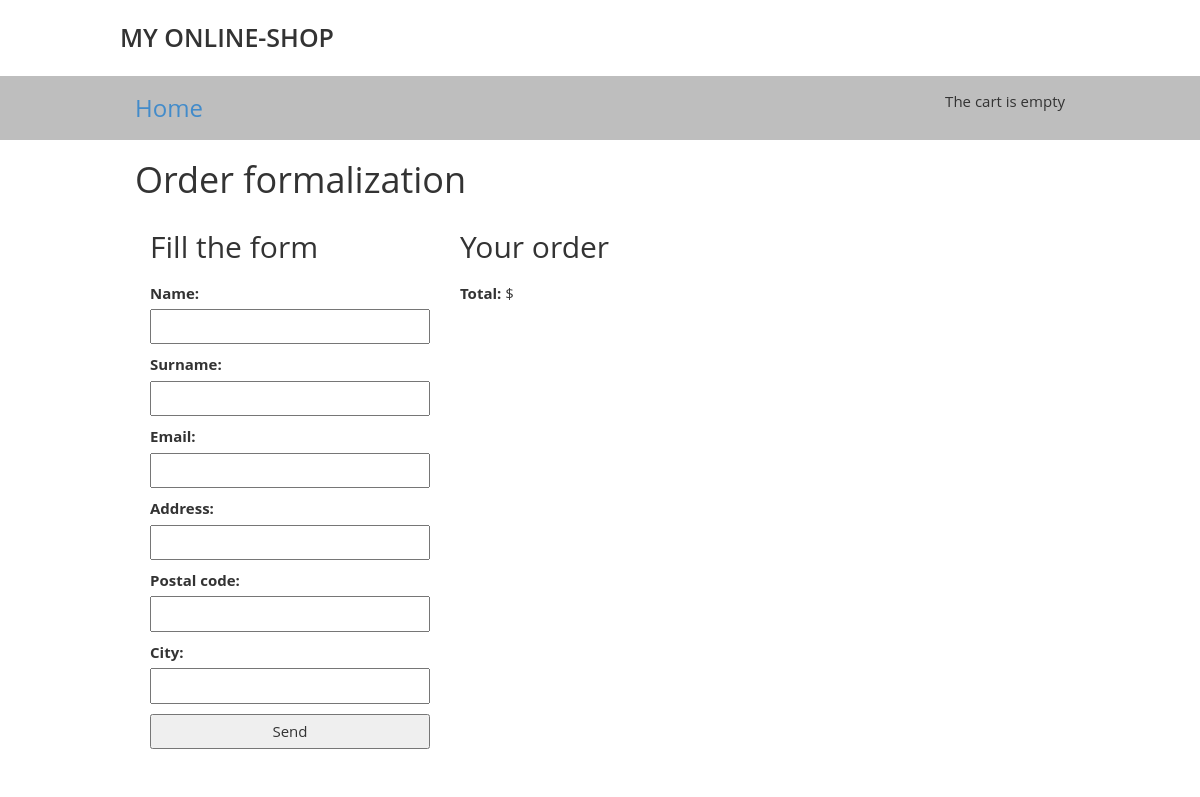
Before: /order/create/ (signed in) with the older database file.
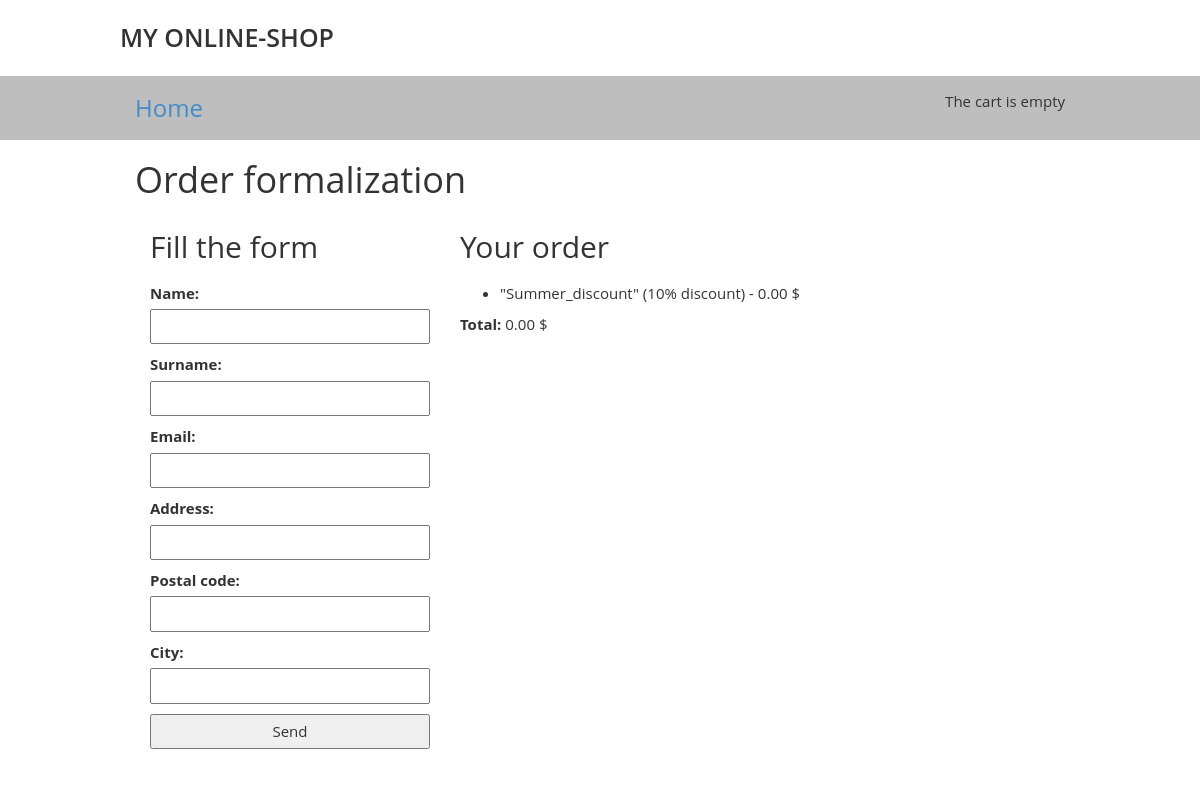
After: the same page with the newer database file.
### cupons/models.py (models this page shows, shortened)
class Cupon(models.Model):
    code = models.CharField(max_length=50, unique=True)
    valid_from = models.DateTimeField()
    valid_to = models.DateTimeField()
    discount = models.IntegerField(validators=[MinValueValidator(0), MaxValueValidator(100)])
    active = models.BooleanField()

### orders/views.py (the view, shortened to what this page needs)
# urls.py: path('create/', views.OrderCreate, name='OrderCreate'),
def OrderCreate(request):
    cart = Cart(request)
    form = OrderCreateForm()
    return render(request, 'orders/order/create.html', {'cart': cart, 'form': form})

### orders/forms.py
class OrderCreateForm(forms.ModelForm):
    class Meta:
        model = Order
        fields = ['first_name', 'last_name', 'email', 'address', 'postal_code',
                    'city']

### cart/cart.py (called while the page is built)
    def __len__(self):
        return sum(item['quantity'] for item in self.cart.values())

    def get_total_price(self):
        return sum(Decimal(item['price']) * item['quantity'] for item in self.cart.values())

    @property
    def cupon(self):
        if self.cupon_id:
            return Cupon.objects.get(id=self.cupon_id)
        return None

    def get_discount(self):
        if self.cupon:
            return (self.cupon.discount / Decimal('100')) * self.get_total_price()
        return Decimal('0')

    def get_total_price_after_discount(self):
        return self.get_total_price() - self.get_discount()

### cart/context_processors.py (called while the page is built)
def cart(request):
    return {'cart': Cart(request)}

### orders/templates/orders/order/create.html (shortened to what this page needs)
{% extends 'shop/base.html' %}
{% block content %}
    <h1>Order formalization</h1>
    <div class="col-sm-4">
        <h2>Fill the form</h2>
        <form class='order-form' action='.' method="POST">
            {{ form.as_p }}
            <input type="submit" value="Send">
        </form>
    </div>
    <div class='order-info col-sm-8'>
        <h2>Your order</h2>
        <ul>
            {% if cart.cupon %}
                <li>
                    "{{ cart.cupon.code }}" ({{ cart.cupon.discount }}% discount)
                    <span> - {{ cart.get_discount|floatformat:"2"}} $</span>
                </li>
            {% endif %}
        </ul>
        <p><strong>Total:</strong> {{ cart.get_total_price_after_discount|floatformat:"2"}} $</p>
    </div>
{% endblock  %}

Changed rows visible on the page:
added Cupon: cupon.code "Summer_discount", cupon.discount "10", get_discount "0.00", get_total_price_after_discount "0.00"
Other visible differences:
text now shown: "\" \" ( % discount) - $"
